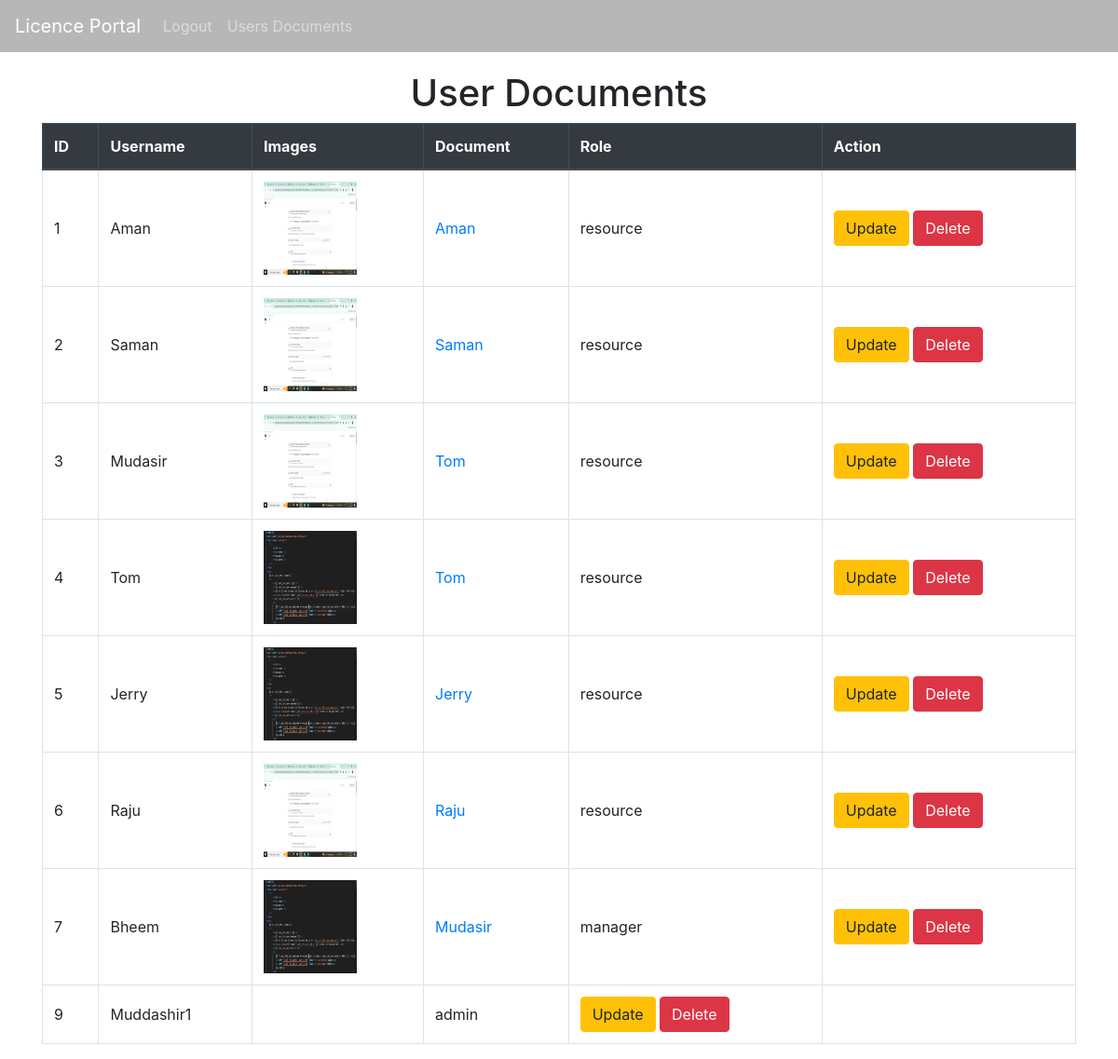
/user_list/ (signed in), run on the app's committed database.
### portal/models.py (models this page shows, shortened)
class User(AbstractUser):
    ROLE_CHOICES = (('resourse', 'Resourse'),
                    ('manager', 'Manager'),
                    ('admin', 'Admin'),)
    role = models.CharField(max_length=20, choices=ROLE_CHOICES, default='resource')

class Licence_Data(models.Model):
    id = models.AutoField(primary_key=True)
    name = models.CharField(max_length=100)
    image = models.ImageField(upload_to='images', blank=True, null=True)
    pdf= models.FileField(upload_to='documents')

### portal/views.py (the view)
# urls.py: path('user_list/', views.user_view, name="user_list"),
def user_view(request):
    users = User.objects.all()
    licence_data = Licence_Data.objects.all()
    Users = []
    for user in users:
        licence_info = licence_data.filter(id=user.id)
        Users.append({'user':user, 'licences': licence_info})
    return render(request, 'licence_home/user_list.html', {'Users':Users})

### portal/templates/licence_home/user_list.html (shortened to what this page needs)
{% extends "licence_home/layout.html" %}
{% block content %}
   <h1 class="text-center">User Documents</h1>
   <table class="table table-bordered table-stripped">
    <thead class="thead-dark">
        <tr>
            <th>ID</th>
            <th>Username</th>
            <th>Images</th>
            <th>Document</th>
            <th>Role</th>
            <th>Action</th>
        </tr>
    </thead>
    <tbody>
        {% for user_info in Users %}
        {% if request.user.role == 'admin' or request.user.role == 'manager' and user_info.user.role == 'resource' %}
        <tr>
            <td>{{ user_info.user.id }}</td>
            <td>{{ user_info.user.username }}</td>
            <td>{% for licence in user_info.licences %}
                <img src="{{ licence.image.url }}" width="100" height="100"></td>
            <td>
                <a href="{{ licence.pdf.url }}">{{ licence.name }}</a><br>
                {% endfor %}
            </td>
            <td>{{ user_info.user.role }}</td>
            <td>
                {% if user_info.user.username == request.user.username or request.user.role == 'admin' or request.user.role == 'manager' %}
                <a href="{% url 'doc_update' user_info.user.user_id %}" class="btn btn-warning">Update</a>
                <a href="{% url 'doc_delete' user.id %}" class="btn btn-danger">Delete</a>
                {% endif %}
            </td>
        </tr>
        {% endif %}
        {% endfor %}
    </tbody>
   </table>
{% endblock %}

### portal/templates/licence_home/layout.html (shortened to what this page needs)
<!DOCTYPE html>
<html lang="en">
<head>
    <link href="
https://cdn.jsdelivr.net/npm/bootstrap@4.5.2/dist/css/bootstrap.min.css
" rel="stylesheet">
</head>
<body>
    <nav class="navbar navbar-expand-lg navbar-dark fixed-top">
        <a href="{% url 'home' %}" class="navbar-brand">
            Licence Portal
        </a>
        <div class="collapse navbar-collapse" id="navbarNav">
            <ul class="navbar-nav">
                <li class="nav-item">
                    <a href="{% url 'login' %}" class="nav-link">Logout</a>
                </li>
                <li class="nav-item">
                    <a href="{% url 'user_list' %}" class="nav-link">Users Documents</a>
                </li>
            </ul>
        </div>
     </nav>
     <div class="container">
        {% block content %}{% endblock %}
     </div>
</body>
</html>

### portal/templates/licence_home/layout.html (style rules this page uses)
body { padding-top: 56px; }
.navbar { background-color: rgba(0, 0, 0, 0.281); }
.navbar-brand, .nav-link { color: white; }
.container { margin-top: 20px; }
.table th, .table td { vertical-align: middle; }

### data on the page
User: user.id "1", user.username "Aman", user.role "resource", shows "Update"
Licence_Data: image (picture), name "Aman"
User: user.id "2", user.username "Saman", user.role "resource", shows "Update"
Licence_Data: image (picture), name "Saman"
User: user.id "3", user.username "Mudasir", user.role "resource", shows "Update"
Licence_Data: image (picture), name "Tom"
User: user.id "4", user.username "Tom", user.role "resource", shows "Update"
Licence_Data: image (picture), name "Tom"
User: user.id "5", user.username "Jerry", user.role "resource", shows "Update"
Licence_Data: image (picture), name "Jerry"
User: user.id "6", user.username "Raju", user.role "resource", shows "Update"
Licence_Data: image (picture), name "Raju"
User: user.id "7", user.username "Bheem", user.role "manager", shows "Update"
Licence_Data: image (picture), name "Mudasir"
User: user.id "9", user.username "Muddashir1", user.role "admin", shows "Update"
